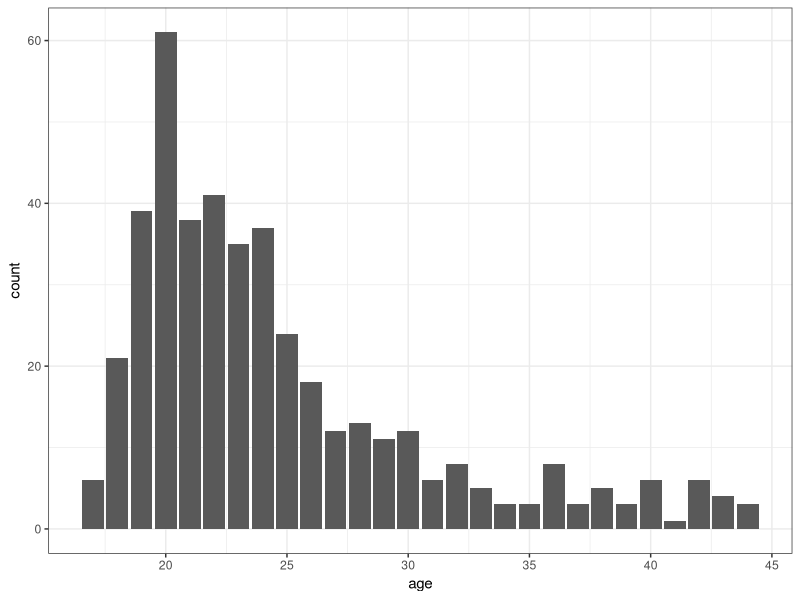
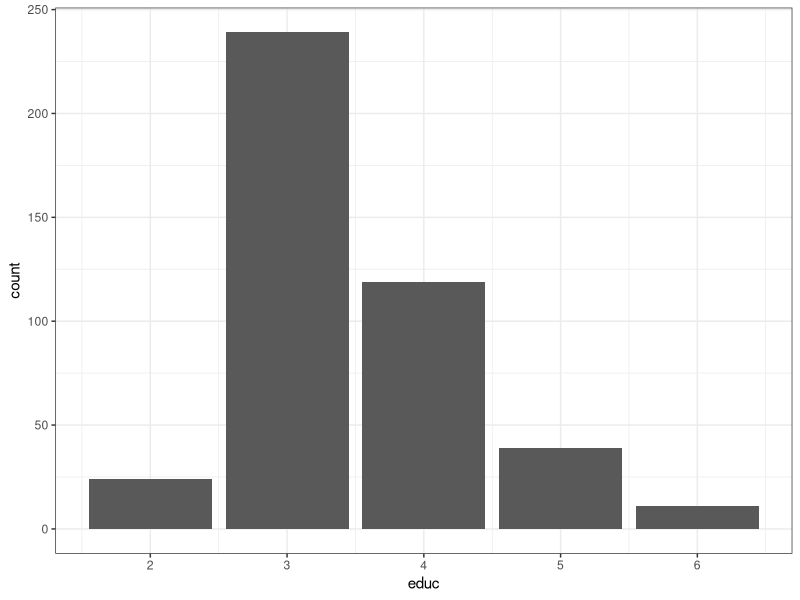
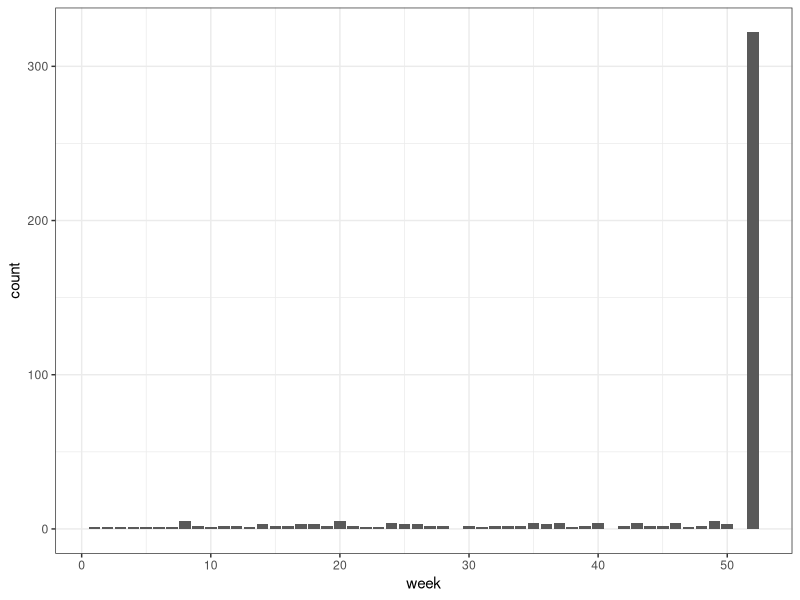
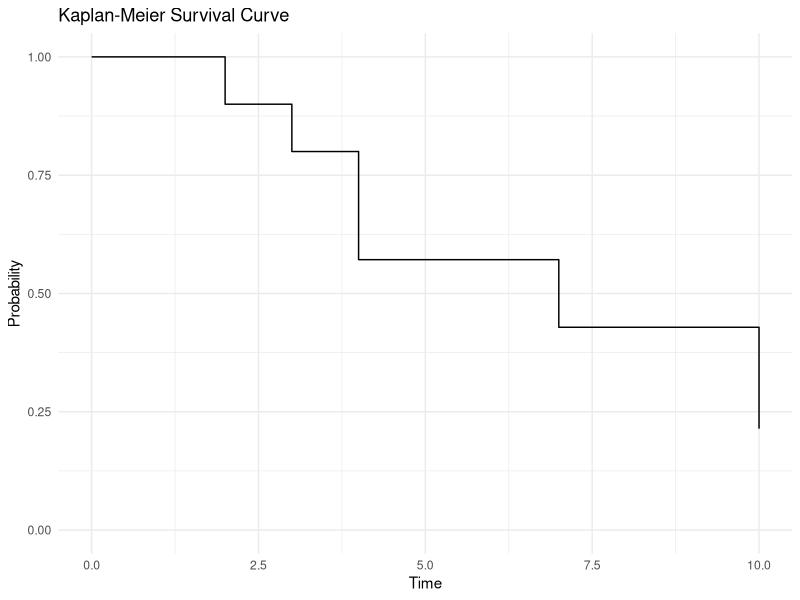
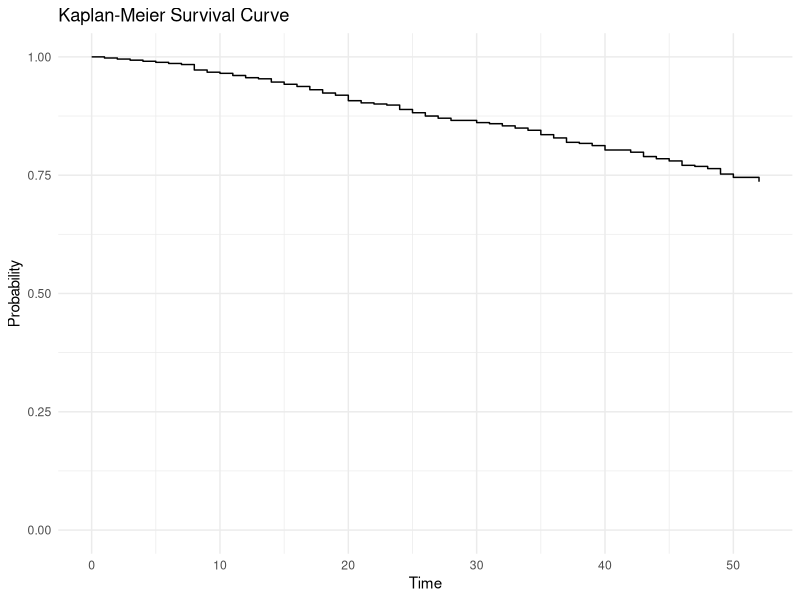

Here is the R script that generated these plots, in order:
## ---- chunk 1
library(carData)
dat <- Rossi
summary(dat)
## ---- chunk 2
library(ggplot2)
ggplot(dat, aes(x=age)) + geom_bar() + theme_bw()
## ---- chunk 3
binary_cols <- c("fin", "wexp", "mar", "paro")
summary(dat[, binary_cols])
## ---- chunk 4
ggplot(dat, aes(x=educ)) + geom_bar() + theme_bw()
## ---- chunk 5
ggplot(dat, aes(x=week)) + geom_bar() + theme_bw()
## ---- chunk 6
summary(dat[, "arrest"])
## ---- chunk 7

time <- c(2, 3, 3, 4, 4, 6, 7, 8, 10, 10)
event <- c(1, 1, 0, 1, 1, 0, 1, 0, 0, 1)

KM_curve <- function(time, event) {
  df <- data.frame(time = time, event = event)
  curve <- data.frame(time = c(0, unique(time)), proba = c(NA))

  S <- 1

  for (i in seq_along(curve$time)) {

    t <- curve$time[i]
    
    d <- sum(df[df$time == t,]$event)
    n <- nrow(df[df$time >= t,])

    S <- S * (1 - d/n)
    curve[i, "proba"] <- S    
  }

  return(curve)
}

curve <- KM_curve(time, event)
## ---- chunk 8

plot_survival_curve <- function(curve) {
  ggplot(curve, aes(x = time, y = proba)) +
    geom_step() +
    ylim(0, 1) +
    theme_minimal() +
    labs(x = "Time", y = "Probability", title = "Kaplan-Meier Survival Curve")
}

plot_survival_curve(curve)
## ---- chunk 9

dat <- dat[order(dat$week),]
rossi_curve <- KM_curve(dat$week, dat$arrest)

plot_survival_curve(rossi_curve)
